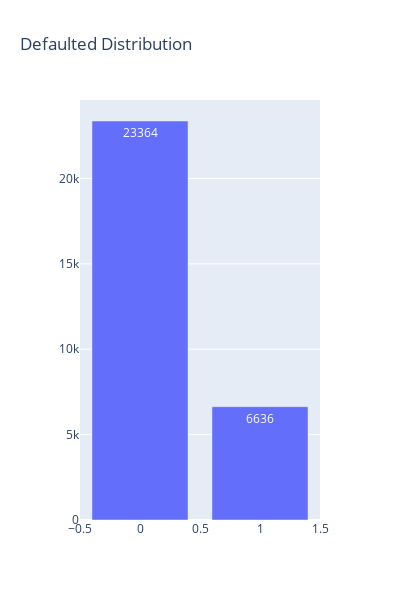

The notebook cell saved with this chart:
### Code cell
trace = go.Bar(x=temp.index,
               y= temp.values,
               text = temp.values,
               textposition = 'inside',
               name = 'Defaulted')
data = [trace]
layout = go.Layout(
    autosize=False,
    width=400,
    height=600,
    title = "Defaulted Distribution"
)

fig = go.Figure(data=data, layout=layout)
iplot(fig)

### Figure 1 — Plotly figure (JSON) as saved in the notebook; plotly's stock layout.template omitted (floating-point values rounded to 4 significant figures)
{"data": [{"name": "Defaulted", "text": [23360.0, 6636.0], "textposition": "inside", "type": "bar", "x": [0, 1], "y": [23364, 6636]}], "layout": {"autosize": false, "height": 600, "title": {"text": "Defaulted Distribution"}, "width": 400}}
